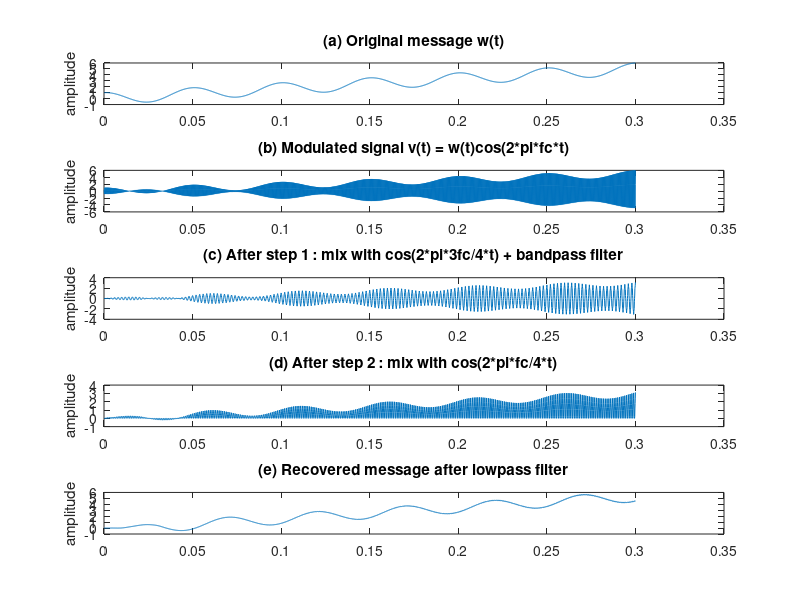

Here is the MATLAB script that generated this plot:

%% Parameters
time = 0.3;
Ts = 1/10000;               % sampling interval
t = Ts:Ts:time;             % time vector
lent = length(t);

fc = 2000;                  % carrier frequency (Hz)
fm = 20;                    % message frequency (Hz)

%% Message signal and modulation
w = 5/lent*(1:lent) + cos(2*pi*fm*t);  % create message
v = w .* cos(2*pi*fc*t);               % suppressed carrier AM

%% Step 1 : mix with cos(2*pi*3fc/4*t)
% 3fc/4 = 1500 Hz
c1 = cos(2*pi*(3*fc/4)*t);             % first demod carrier
x1 = v .* c1;                          % mix with received signal

% Bandpass filter around fc/4 = 500 Hz
% normalized : 500/5000 = 0.1
% passband : [480, 520] Hz = [0.096, 0.104] normalized
fbe1 = [0    0.09  0.096  0.104  0.11  1];
damps1 = [0  0     1      1      0     0];
fl = 200;                               % filter order
b1 = firpm(fl, fbe1, damps1);          % design bandpass filter
x1f = filter(b1, 1, x1);              % filter around fc/4

%% Step 2 : mix with cos(2*pi*fc/4*t)
% fc/4 = 500 Hz
c2 = cos(2*pi*(fc/4)*t);              % second demod carrier
x2 = x1f .* c2;                       % mix filtered signal

% Lowpass filter to recover message
% cutoff below fc/4 = 500 Hz
% normalized : 20/5000 = 0.004
fbe2 = [0   0.02  0.04  1];
damps2 = [1  1     0    0];
b2 = firpm(fl, fbe2, damps2);         % design lowpass filter
m = 4*filter(b2, 1, x2);             % filter and scale by 4

%% Plots
subplot(5,1,1)
plot(t, w)
title('(a) Original message w(t)')
ylabel('amplitude')

subplot(5,1,2)
plot(t, v)
title('(b) Modulated signal v(t) = w(t)cos(2*pi*fc*t)')
ylabel('amplitude')

subplot(5,1,3)
plot(t, x1f)
title('(c) After step 1 : mix with cos(2*pi*3fc/4*t) + bandpass filter')
ylabel('amplitude')

subplot(5,1,4)
plot(t, x2)
title('(d) After step 2 : mix with cos(2*pi*fc/4*t)')
ylabel('amplitude')

subplot(5,1,5)
plot(t, m)
title('(e) Recovered message after lowpass filter')
ylabel('amplitude')
